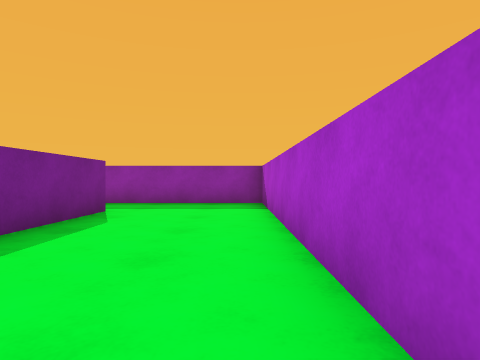
view 1 (above)

23 first-person views from a walk through a scene from a Unity 3-D project. The camera is 0.62 m above the floor, looks level and sees 75° across. The floor is counted in squares, 1 m on a side. Each view is taken from the middle of a square. On the plan, view 1 faces up. The plan holds only what a view shows up to about 9 squares ahead; the rest is blank.

view 2
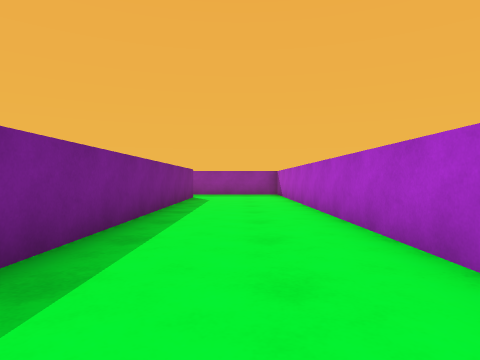

view 3
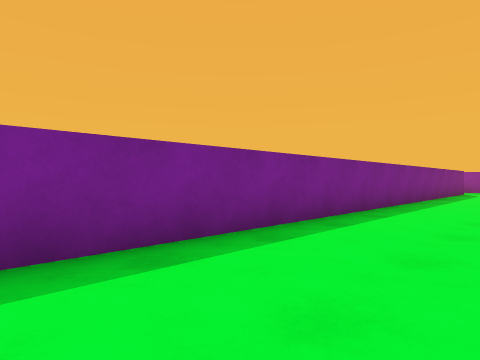

view 4
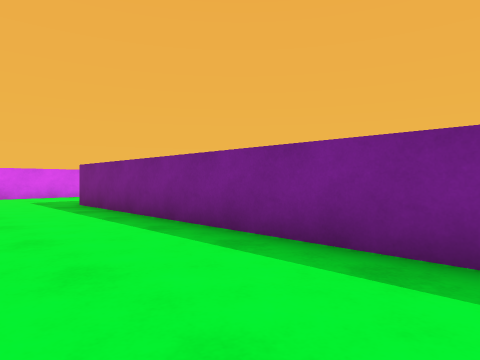

view 5
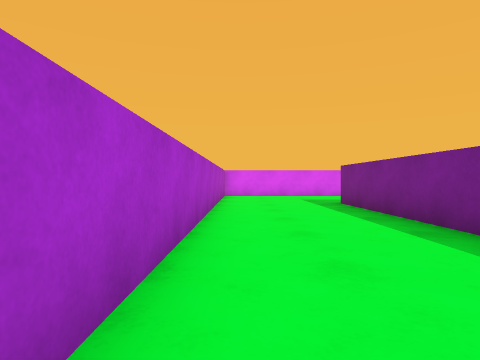

view 6
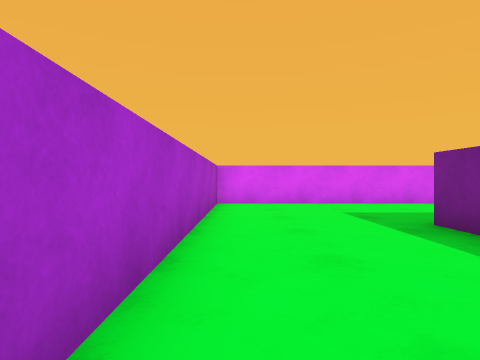

view 7
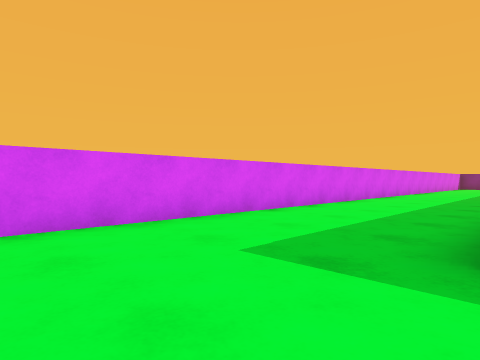

view 8
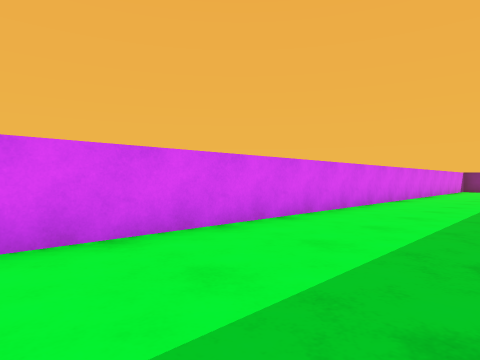

view 9
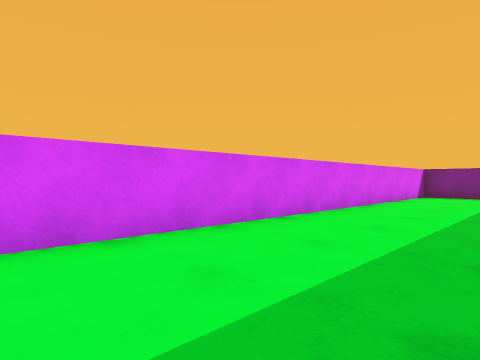

view 10
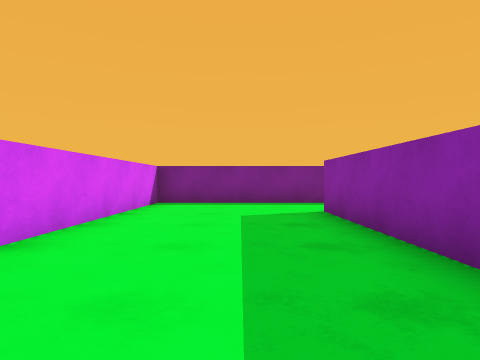

view 11
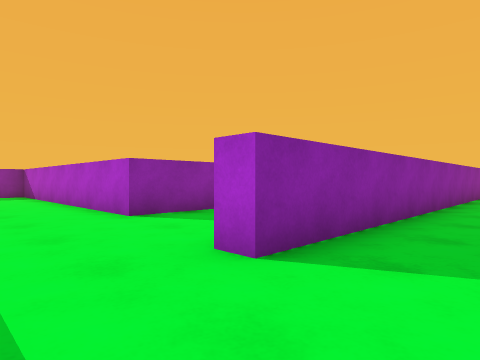

view 12
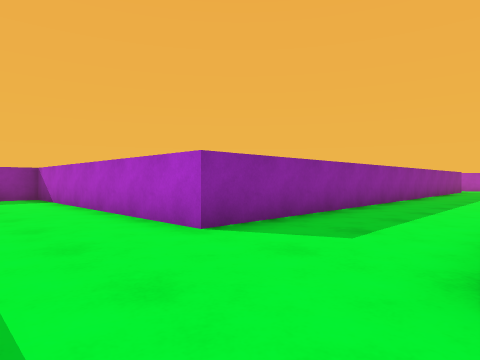

view 13
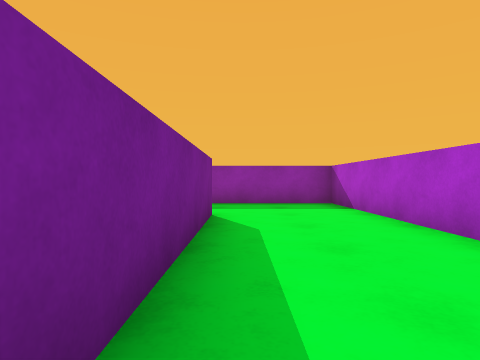

view 14
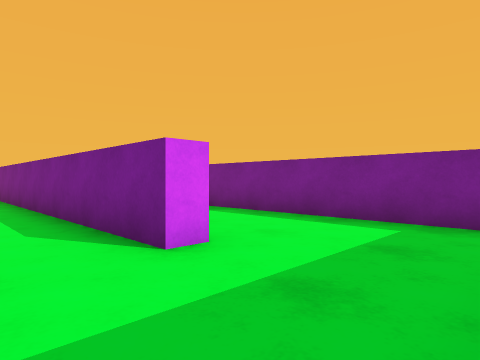

view 15
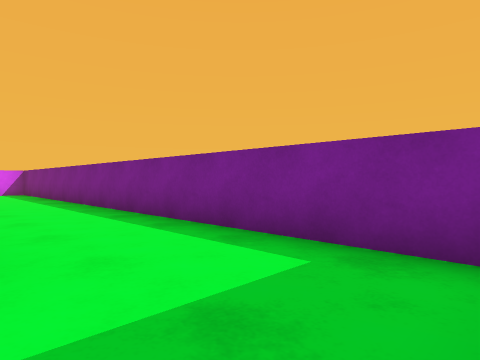

view 16
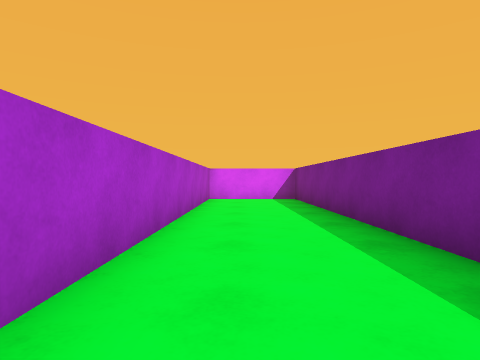

view 17
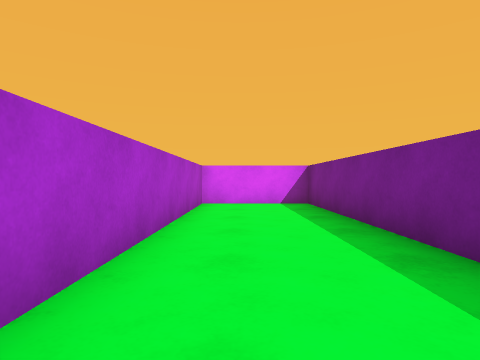

view 18
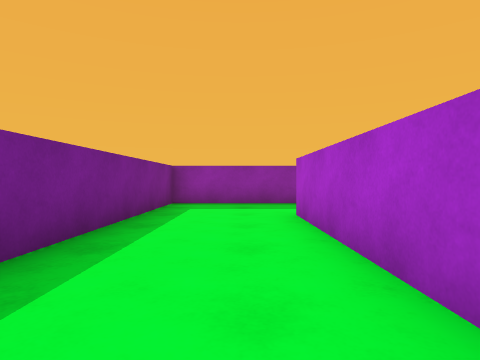

view 19
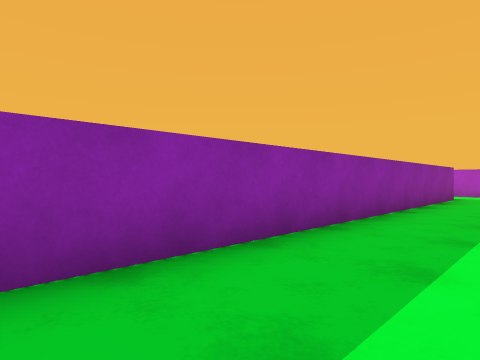

view 20
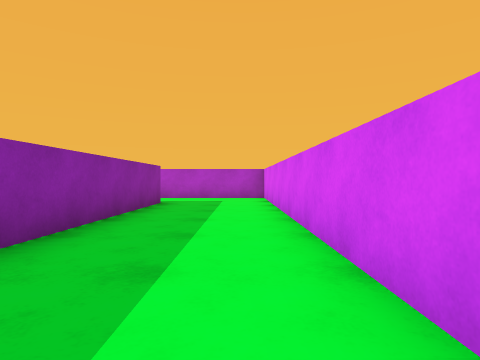

view 21
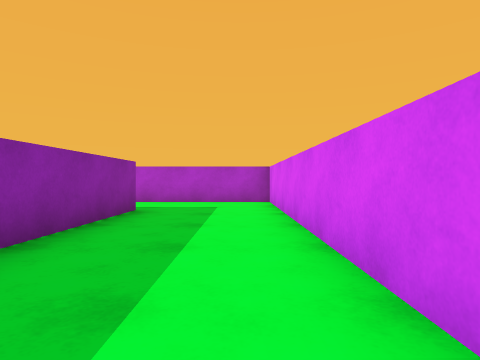

view 22
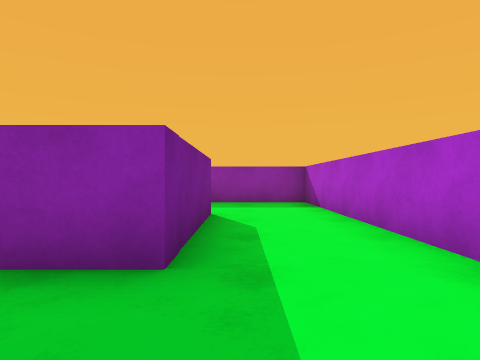

view 23
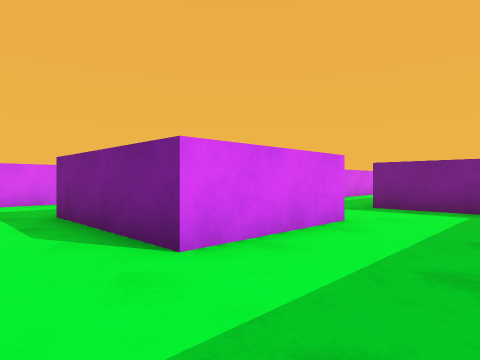

### Floor plan
Points are (right, up) in squares from view 1. A wall is a line through its corners. A room is listed if a view was taken in it or the views show most of it. See-through windows are left out.
Room 1 (views 1, 2, 3, 4, 5, 6, 7, 8, 9, 10, 11, 12)
walls: (0.6, -3) (0.6, 8.4) (-3.6, 8.4); (-12.9, -16.3) (-22.2, -16.3) (-22.2, -15.8); (-2.7, 6.3) (-2.7, -16.4); (-24.5, -15.5) (-24.5, -20.2) (0.6, -20.2) (0.6, -8.7)
ways out: opening at (-23.5, -16) to room 2; opening at (-3, 7.5)
Room 2 (views 13, 14, 15, 16, 17, 18, 19, 20, 21, 22, 23)
walls: (-13, -15.8) (-3.2, -15.8) (-3.2, -6.3) (-5.9, -6.3); (-11, -7.9) (-11, -9.9); (-8.6, -9.3) (-5.5, -9.3) (-5.5, -12.8) (-21.5, -12.8) (-21.5, -4.6) (-27.8, -4.6) (-27.8, -20.2) (-25, -20.2) (-25, -7.4) (-24.5, -7.4) (-24.5, -15.5)
ways out: opening at (-23.5, -16) to room 1; opening at (-9.5, -10)

Positions as (right, up) in squares from view 1, and headings:
1: (0, 0), facing up
2: (-1, -5), facing up
3: (0, -10), facing up-left
4: (0, -8), facing down-left
5: (0, -8), facing down
6: (0, -12), facing down
7: (0, -16), facing down-left
8: (-5, -17), facing down-left
9: (-12, -17), facing down-left
10: (-16, -18), facing left
11: (-24, -18), facing up-right
12: (-24, -16), facing up-right
13: (-24, -13), facing up
14: (-23, -5), facing down-left
15: (-25, -5), facing down-left
16: (-26, -10), facing down
17: (-26, -12), facing down
18: (-26, -13), facing up
19: (-17, -15), facing up-right
20: (-14, -15), facing right
21: (-12, -15), facing right
22: (-5, -15), facing up
23: (-4, -7), facing down-left
